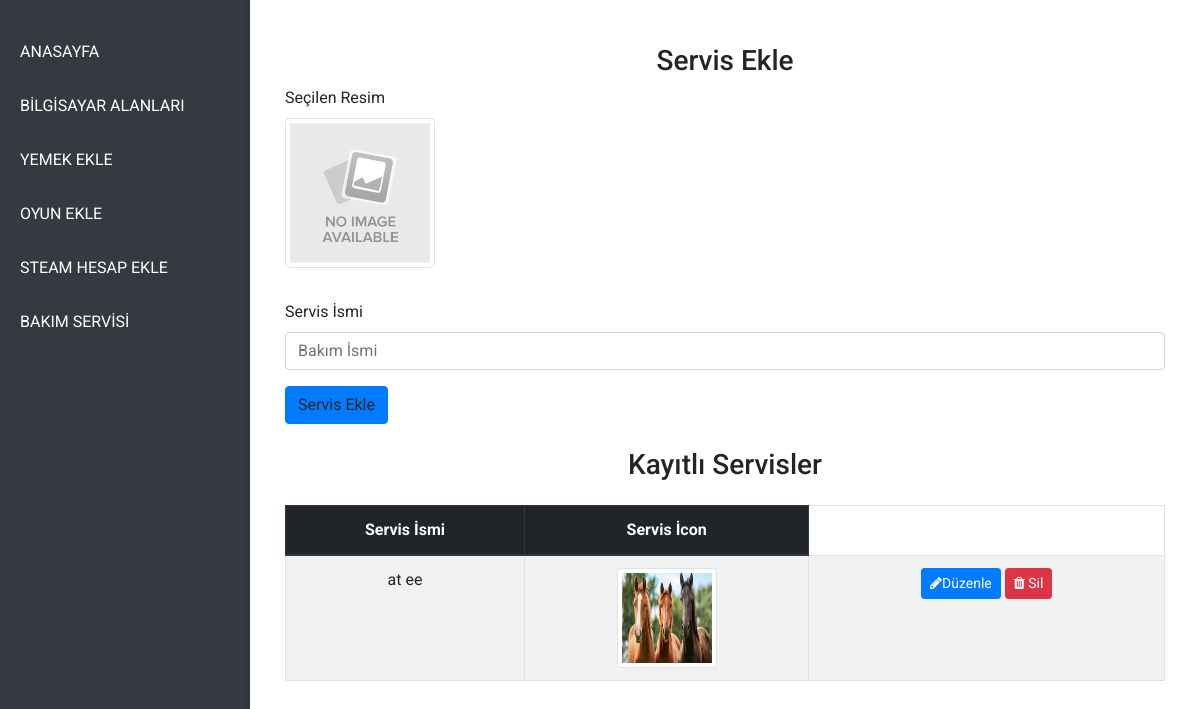
The app's page /service with its own data.
### models.py (models this page shows)
class tblservice(db.Model):
    id = db.Column(db.Integer, primary_key=True)
    imagepath = db.Column(db.String(50), unique=False, nullable=True)
    name = db.Column(db.String(100), unique=False, nullable=True)

### app.py (the view, shortened to what this page needs)
@app.route("/service", methods=['GET', 'POST'])
def service():
    all_images = []
    target_folder = os.path.join(UPLOAD_FOLDER, 'service')
    if os.path.exists(target_folder):
        all_images = [file for file in os.listdir(target_folder)
                    if file.lower().endswith(('png', 'jpg', 'jpeg', 'gif', 'webp'))]
    services = tblservice.query.all()
    return render_template("/service.html", services=services, all_images=all_images)

### templates/service.html (shortened to what this page needs)
{% extends "adminlayout.html" %}
{% block main %}
<div class="container-fluid mt-4">
    <div class="row mb-4">
        <div class="col-md-12">
            <h3 class="text-center">Servis Ekle</h3>
            <div class="form-group">
                <label for="image">Seçilen Resim</label><br>
                <img src="../../static/img/noImage.jpg"
                        alt="photo" class="img-thumbnail mb-3" style="width: 150px; height: 150px;" onclick="showPopup()">
            </div>
            <div class="form-group">
                <label for="servicename">Servis İsmi</label>
                <input type="text" class="form-control" id="servicename" name="servicename" placeholder="Bakım İsmi">
            </div>
            <a type="button" class="btn btn-primary" onclick="addservice()">Servis Ekle</a>
        </div>
    </div>
    <div class="row">
        <div class="col-md-12">
            <h3 class="text-center mb-4">Kayıtlı Servisler</h3>
            <table class="table table-bordered table-striped">
                <thead class="thead-dark">
                    <tr>
                        <th>Servis İsmi</th>
                        <th>Servis İcon</th>
                    </tr>
                </thead>
                <tbody>
                    {% for service in services %}
                        <tr id="service-{{ service.id }}">
                            <td>{{ service.name }}</td>
                            <td>
                                <img src="{{ service.imagepath if service.imagepath else '../../static/img/noImage.jpg' }}" alt="{{service.name}} resim" class="img-thumbnail" style="width: 100px; height: 100px;">
                            </td>
                            <td>
                                <a href="/updateservice/{{service.id}}" class="btn btn-sm btn-primary"><i class="fa fa-pencil"></i>Düzenle</a>
                                <button type="button" class="btn btn-sm btn-danger" data-id="{{ service.id }}"  onclick="deleteservice(this)"><i class="fa fa-trash"></i> Sil</button>
                            </td>
                        </tr>
                    {% endfor %}
                </tbody>
            </table>
        </div>
    </div>
</div>
{% endblock %}

### static/css/admin/indexadmin.css (style rules this page uses)
body, html { margin: 0; padding: 0; font-family: 'Roboto', sans-serif; height: 100%; background-color: #f8f9fa; }
table { width: 80%; margin-left: auto; margin-right: auto; text-align: center; }
h3 { text-align: center; }

### records on screen
tblservice: name "at ee", imagepath (picture)
